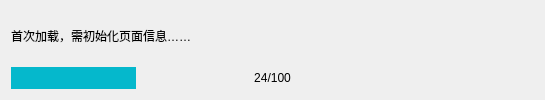
<?xml version="1.0" encoding="UTF-8"?>
<ui version="4.0">
 <class>Form</class>
 <widget class="QWidget" name="Form">
  <property name="geometry">
   <rect>
    <x>0</x>
    <y>0</y>
    <width>545</width>
    <height>100</height>
   </rect>
  </property>
  <property name="minimumSize">
   <size>
    <width>0</width>
    <height>100</height>
   </size>
  </property>
  <property name="maximumSize">
   <size>
    <width>16777215</width>
    <height>100</height>
   </size>
  </property>
  <property name="windowTitle">
   <string>Form</string>
  </property>
  <layout class="QVBoxLayout" name="verticalLayout">
   <item>
    <widget class="QLabel" name="label">
     <property name="maximumSize">
      <size>
       <width>16777215</width>
       <height>50</height>
      </size>
     </property>
     <property name="text">
      <string>首次加载，需初始化页面信息……</string>
     </property>
    </widget>
   </item>
   <item>
    <widget class="QProgressBar" name="progressBar">
     <property name="styleSheet">
      <string notr="true">QProgressBar {
                border: 0px solid grey;
                background-color:transparent;
            }
            QProgressBar::chunk {
                background-color: #05B8CC;  /* 进度条块的颜色 */
                width: 5px;  /* 进度块的宽度 */
                border-radius: 10px;
            }</string>
     </property>
     <property name="value">
      <number>24</number>
     </property>
     <property name="alignment">
      <set>Qt::AlignmentFlag::AlignCenter</set>
     </property>
     <property name="format">
      <string>%v/%m</string>
     </property>
    </widget>
   </item>
  </layout>
 </widget>
 <resources/>
 <connections/>
</ui>
